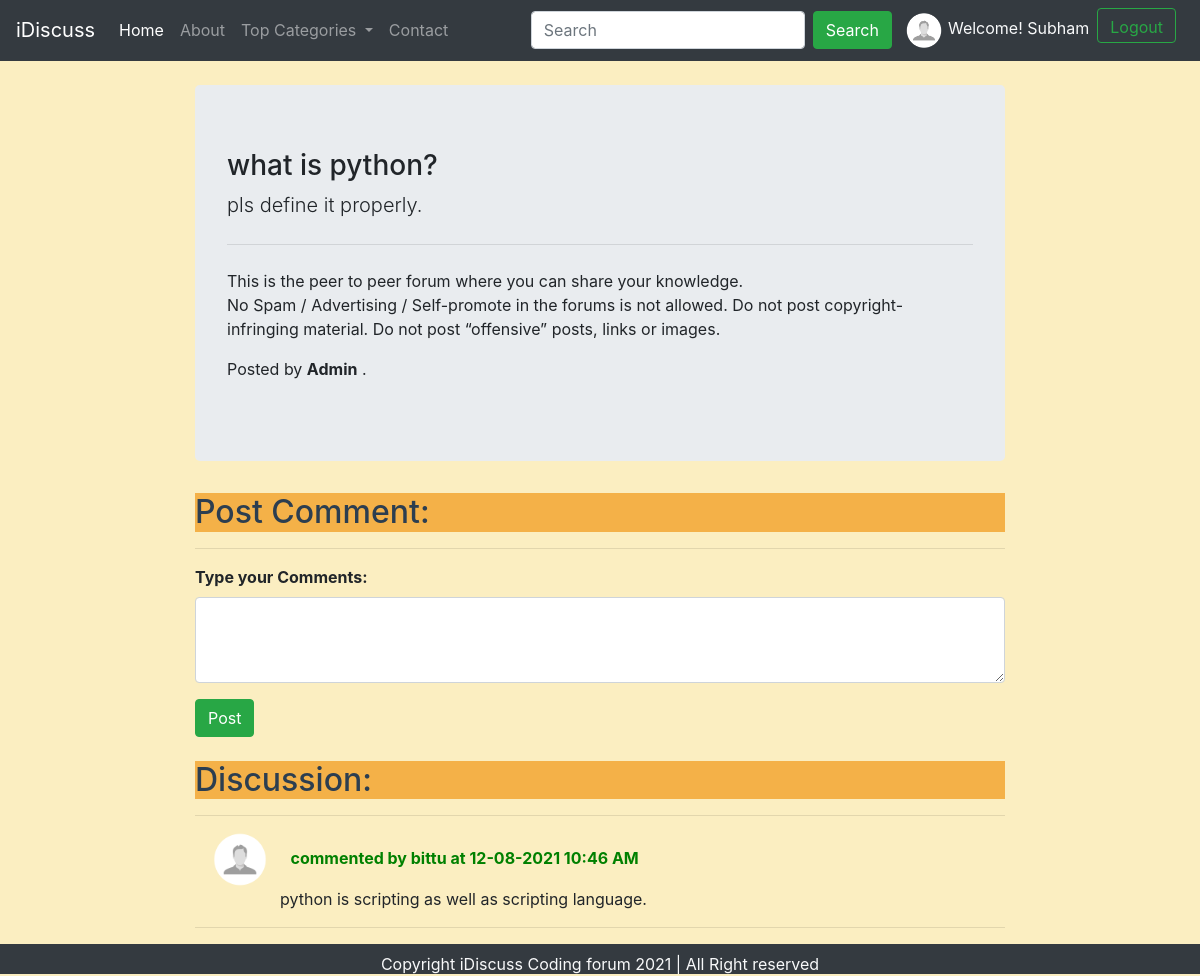
/threadques.php?threadid=18 (signed in), run on the app's committed database.
### tables this page shows
CREATE TABLE `threads` (
  `thread_id` int(7) NOT NULL,
  `thread_title` varchar(255) NOT NULL,
  `thread_desc` text NOT NULL,
  `thread_cat_id` int(7) NOT NULL,
  `thread_user_id` int(7) NOT NULL,
  `timestamp` datetime NOT NULL DEFAULT current_timestamp()
);

CREATE TABLE `users` (
  `sno` int(10) NOT NULL,
  `username` varchar(20) NOT NULL,
  `password` varchar(255) NOT NULL,
  `email` varchar(30) NOT NULL,
  `mobileNo` bigint(12) NOT NULL,
  `date` datetime NOT NULL DEFAULT current_timestamp()
);

CREATE TABLE `comments` (
  `comment_id` int(10) NOT NULL,
  `comment_content` text NOT NULL,
  `thread_id` int(10) NOT NULL,
  `comment_by` int(10) NOT NULL,
  `comment_time` datetime NOT NULL DEFAULT current_timestamp()
);

### threadques.php (the view, shortened to what this page needs)
<!doctype html>
<html lang="en">
<head>
    <link rel="stylesheet" href="https://stackpath.bootstrapcdn.com/bootstrap/4.5.0/css/bootstrap.min.css"
>
    <link rel="stylesheet" href="forum-css/style.css">
</head>
<body style="background-color: #FBEEC1;">
    <?php include 'partials/_header.php'?>
    <?php
       $id= $_GET['threadid'];
       $sql="SELECT * FROM threads WHERE  thread_id=$id";
       $result=mysqli_query($conn,$sql);
       while($row=mysqli_fetch_assoc($result))
       {
          $title=$row['thread_title'];
          $desc=$row['thread_desc'];
          $thread_user_id=$row['thread_user_id'];
       }
                  $sql2="SELECT username FROM `users` WHERE sno= '$thread_user_id' ";
                  $result2=mysqli_query($conn,$sql2);
                  $row2=mysqli_fetch_assoc($result2);
                  $posted_by=$row2['username'];
    ?>
     <div class="container my-4 " style="width:70%;" >
        <div class="jumbotron">
          <h3 > <?php echo $title ?></h3>
          <p class="lead"> <?php echo $desc ?> <p>
          <hr class="my-4">
          <p>This is the peer to peer forum where you can share your knowledge.<br>No Spam / Advertising / Self-promote in the forums is not allowed.
            Do not post copyright-infringing material.
            Do not post “offensive” posts, links or images.
        </p>
         <p>Posted by <b><?php echo ucfirst($posted_by) ?></b> .</p>
        </div>
     </div>
         <?php
           if (isset($_SESSION['loggedin']) && $_SESSION['loggedin']== true)
            {
             echo '<div class="container" style="width:70%;">
                        <form action=" '.$_SERVER['REQUEST_URI'].' " method="post">
                             <h2>Post Comment:</h2>
                             <hr>
                            <div class="form-group">
                                <label for="desc"><b>Type your Comments:</b></label>
                                <textarea class="form-control" id="comment" name="comment" rows="3"></textarea>
                                <input type="hidden" name="sno" value="'.$_SESSION["sno"].'">
                              </div>
                          <button type="submit" class="btn btn-success">Post</button>
                      </form>
             </div>';
      }
         else{
                echo '<div class="container"  style="width:70%;">
                         <h2>Post Comment:</h2>
                         <h5 class="font-weight-bold" style="color:red">You are not loggedin!Please login first</h5>
                      </div>';
         }
     ?>
             <br>
       <div class="container"  id="ques" style="width:70%;">
           <h2 >Discussion:</h2>
           <hr>
           <?php
               $id= $_GET['threadid'];
               $sql="SELECT * FROM `comments` WHERE `thread_id`=$id";
               $result=mysqli_query($conn,$sql);
               while($row=mysqli_fetch_assoc($result))
               {
                  $content=$row['comment_content'];
                  $commentTime = date_create($row['comment_time']);
                  $thread_user_id=$row['comment_by'];
                  $sql2="SELECT username FROM `users` WHERE sno= '$thread_user_id' ";
                  $result2=mysqli_query($conn,$sql2);
                  $row2=mysqli_fetch_assoc($result2);
                   echo '<div class="container">
                <img src="media/profileMan.png" width="60px" class="mr-3" alt="...">
                  <span class="font-weight-bold" style="color:green">'.'commented by '.$row2["username"].' at '.date_format($commentTime, " d-m-Y g:i A").'</span>
                <p style="margin-left:70px;">'.$content.'</p>
                </div><hr>';
                   }
            ?>
        </div>
    <?php include 'partials/_footer.php'?>
</body>
</html>

### forum-css/style.css (style rules this page uses)
h2 { background-color: #F4B148; color: #2C3E50; }

### data on the page
threads: thread_title "what is python?", thread_desc "pls define it properly."
users: username "Admin"
comments: users.username "bittu", comment_time "12-08-2021 10:46 AM", comment_content "python is scripting as well as scripting language."

### other printed values
$_SESSION['username'] "Subham"
